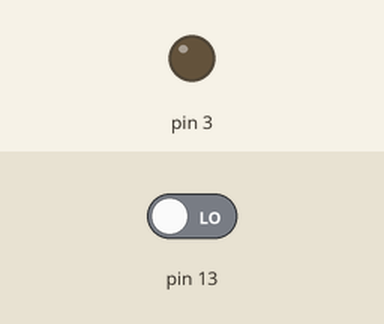
Recording of a sketch running on a simulated Arduino Uno, built with avr-gcc and run on an emulated ATmega328P. On the bench: output pins drawn as LEDs (lit = HIGH). Inputs (shaded band) come from the test bench; at power-on: pin 13 LOW. What the sketch prints to the serial monitor is not drawn.

Above: at 1.2 s.
1.3 s: pin 13 driven HIGH
At 1.8 s:
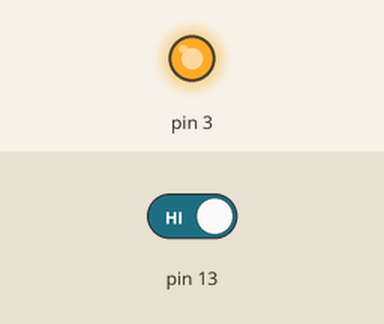
2.8 s: pin 13 driven LOW
At 4.2 s:
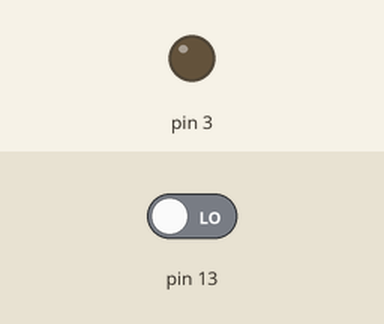
Timing chart, 0 to 5.8 s (numbered marks = the images above; inputs shaded):
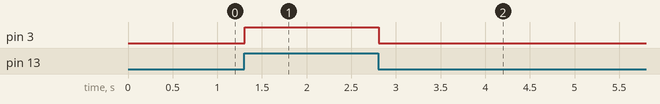

Measured:
- after the input at 1.3 s, pin 3: LOW → HIGH at once
- after the input at 2.8 s, pin 3: HIGH → LOW at once

The sketch:

switch_digital.ino
```cpp
void setup() {
  // put your setup code here, to run once:
  pinMode(13, INPUT);
  pinMode(3, OUTPUT);
  Serial.begin(9600);
}

void loop() {
  // put your main code here, to run repeatedly:
  if(digitalRead(13)==HIGH){
    Serial.println("1");
    digitalWrite(3, HIGH);
  }else if(digitalRead(13)==LOW){
    Serial.println("0");
    digitalWrite(3, LOW);
  }
}
```
